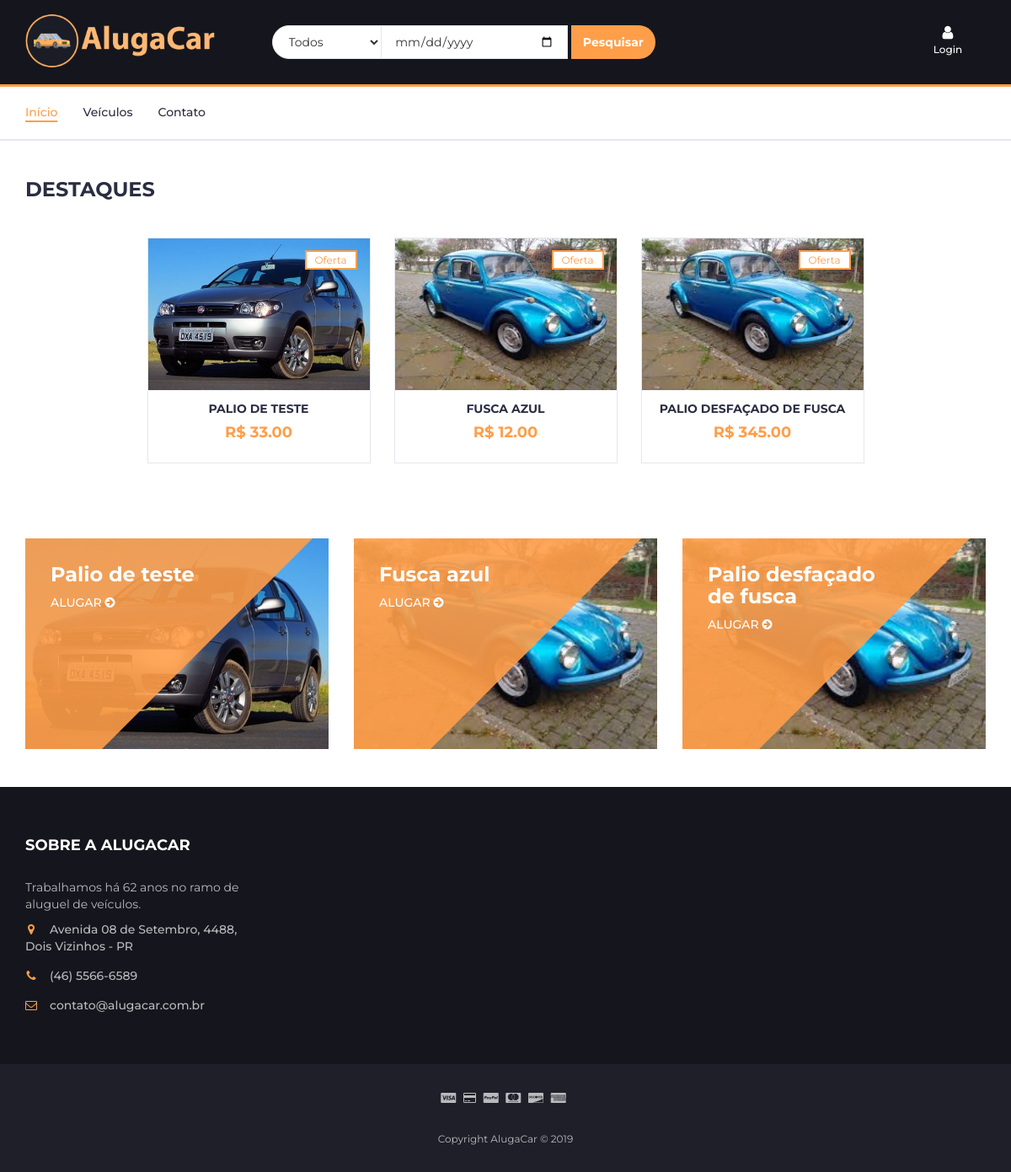
Before: / with the older database file.
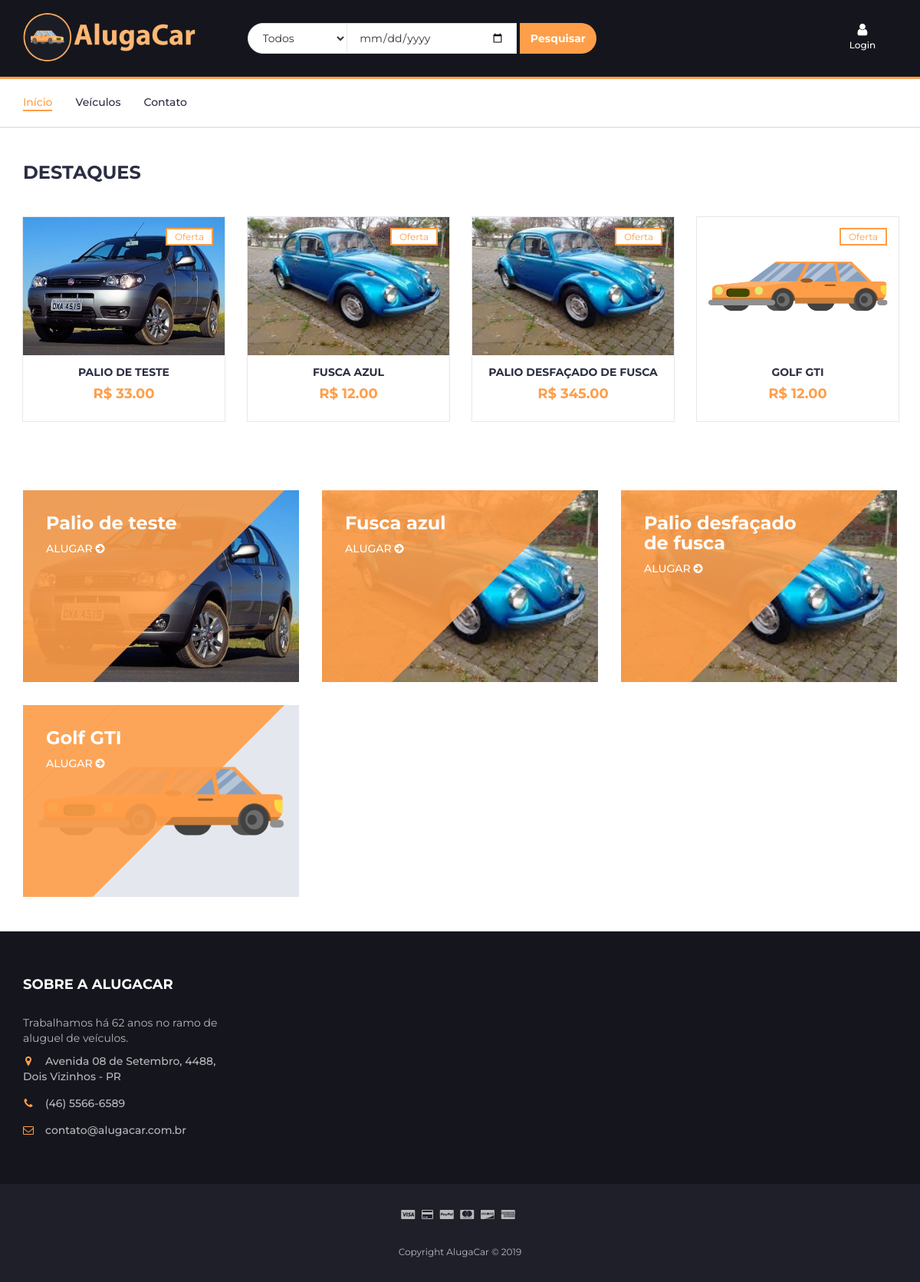
After: the same page with the newer database file.
### AlugaCarSite/models.py (models this page shows, shortened)
class Carro(models.Model):
    descricao = models.CharField(max_length=50)
    disponivel = models.BooleanField(default=True)
    valorDia = models.DecimalField(max_digits=10, decimal_places=2)
    marca = models.ForeignKey(Marca, on_delete=models.CASCADE)
    modelo = models.ForeignKey(Modelo,on_delete=models.CASCADE)
    caminhoFoto = models.ImageField(null=True, blank = True,upload_to='AlugaCarSite/static/galeria/carros')
    def getfoto(self):
        dir = str(self.caminhoFoto)
        dir = dir[20:]
        return dir

### AlugaCarSite/views.py (the view, shortened to what this page needs)
# urls.py: 2. Add a URL to urlpatterns:  path('', views.home, name='home')
def home(request):
    form = PesquisaForm(request.POST or None)
    id = request.session.get('login', None)
    if not id or id < 0:
        user = Cliente("-1", "Login", "-1")
    else:
        user = Cliente.objects.get(id=id)
    carros = Carro.objects.all()
    marcas = Marca.objects.all()
    return render(request, "index.html", {'cliente': user, 'carros': carros, 'marcas': marcas, "form": form})

### AlugaCarSite/form.py
class PesquisaForm(forms.ModelForm):
    class Meta:
        model = Aluguel
        fields = {"dataAlugado"}

### AlugaCarSite/templates/index.html (shortened to what the changed rows need)
{% load staticfiles %}
<!DOCTYPE html>
<html lang="pt">
<head>
	<link type="text/css" rel="stylesheet" href="{% static 'css/bootstrap.min.css' %}" />
	<link type="text/css" rel="stylesheet" href="{% static 'css/slick.css' %}" />
	<link type="text/css" rel="stylesheet" href="{% static 'css/slick-theme.css' %}" />
	<link type="text/css" rel="stylesheet" href="{% static 'css/nouislider.min.css' %}" />
	<link rel="stylesheet" href="{% static 'css/font-awesome.min.css' %}">
	<link type="text/css" rel="stylesheet" href="{% static 'css/style.css' %}" />
</head>
<body>
	<div class="section">
		<div class="container">
			<div class="row">
				<div class="col-md-12">
					<div class="row">
						<div class="products-tabs">
							<div id="tab1" class="tab-pane active">
								<div class="products-slick" data-nav="#slick-nav-1">
									{% for car in carros %}
									{% if car.disponivel %}
									<div class="product c{{car.marca.id }}">
										<div class="product-img">
											<img src="{% static car.getfoto %}" alt="" height="180">
											<div class="product-label">
												<span class="sale">Oferta</span>
											</div>
										</div>
										<div class="product-body">
											<h3 class="product-name"><a href="#">{{car.descricao}}</a></h3>
											<h4 class="product-price">R$ {{car.valorDia}}</h4>
										</div>
										<div class="add-to-cart">
											<button class="add-to-cart-btn"
												onclick="location.href='{% url 'confirmar_aluguel' car.id %}'">
												Alugar</button>
										</div>
									</div>
									{% endif %}
									{% endfor %}
								</div>
							</div>
						</div>
					</div>
				</div>
			</div>
		</div>
	</div>
	<div class="section" id="veiculos">
		<div class="container">
			<div class="row">
				{% for car in carros %}
				{% if car.disponivel %}
				<div class="col-md-4 col-xs-6">
					<div class="shop">
						<div class="shop-img">
							<img src="{% static car.getfoto %}" height="250" alt="">
						</div>
						<div class="shop-body">
							<h3>{{car.descricao}}</h3>
							<a href="{% url 'confirmar_aluguel' car.id %}" class="cta-btn">Alugar <i class="fa fa-arrow-circle-right"></i></a>
						</div>
					</div>
				</div>
				{% endif %}
				{% endfor %}
			</div>
		</div>
	</div>
</body>
</html>

Changed rows visible on the page:
added Carro: caminhoFoto (picture), descricao "GOLF GTI", valorDia "12.00", descricao "Golf GTI"
